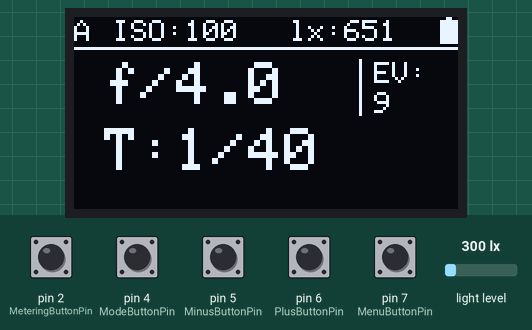
Bench run of a sketch on a simulated Arduino Uno, built with avr-gcc and run on an emulated ATmega328P. On the bench: 128×64 one-colour display. Inputs (shaded band) come from the test bench; at power-on: pin 2 (MeteringButtonPin), pin 4 (ModeButtonPin), pin 5 (MinusButtonPin), pin 6 (PlusButtonPin), pin 7 (MenuButtonPin) HIGH, light level 300 lx. EEPROM starts erased.

Above: at 1.3 s.
1.4 s: pin 7 (MenuButtonPin) pulled LOW for 1 s
At 3.0 s:
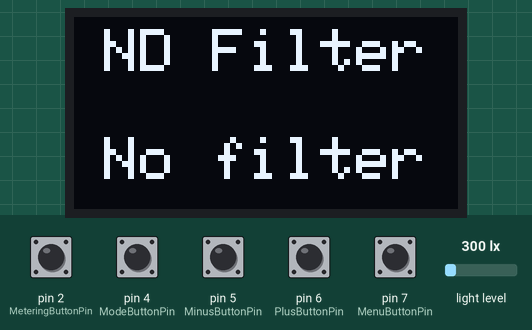
3.9 s: pin 2 (MeteringButtonPin) pulled LOW for 1 s
At 5.9 s:
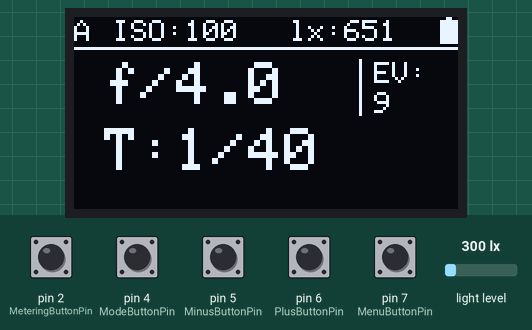
6.4 s: pin 4 (ModeButtonPin) pulled LOW for 0.15 s
At 7.5 s:
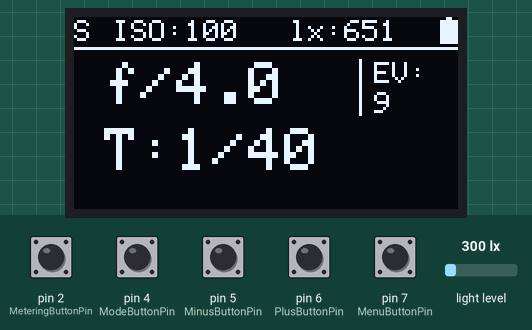
8.0 s: pin 2 (MeteringButtonPin) pulled LOW for 0.15 s
9.6 s: pin 4 (ModeButtonPin) pulled LOW for 1 s
At 9.75 s:
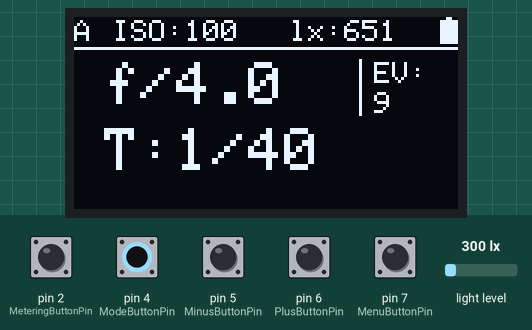
12.1 s: pin 7 (MenuButtonPin) pulled LOW for 1 s
At 12.24 s:
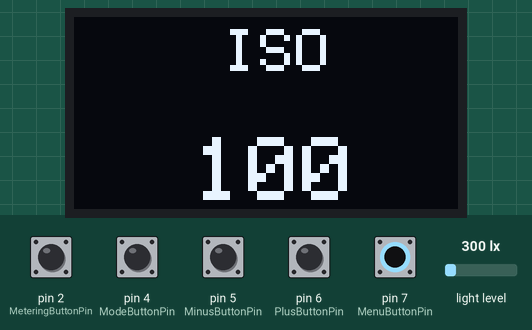
Timing chart, 0 to 15.1 s (numbered marks = the images above; inputs shaded):
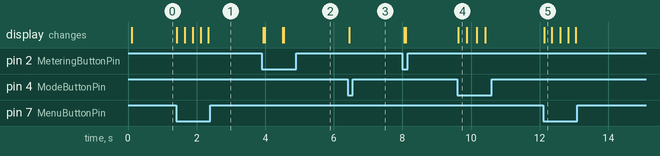

Measured:
- after the input at 1.4 s, the display: first changes at once (image 1 shows a later state)
- after the input at 3.9 s, the display: first changes after 0.05 s (image 2 shows a later state)
- after the input at 6.4 s, the display: changes after 0.05 s (image 3)
- after the input at 9.6 s, the display: changes at once (image 4)
- after the input at 12.1 s, the display: changes at once (image 5)

The sketch:

lightmeter2.0.ino
```cpp
#include <SPI.h>
#include <Wire.h>
#include <Adafruit_GFX.h>
#include <Adafruit_SSD1306.h>
#include <BH1750.h>
#include <EEPROM.h>
#include <avr/sleep.h>
#define SCREEN_WIDTH 128 // OLED display width, in pixels
#define SCREEN_HEIGHT 64 // OLED display height, in pixels

// Declaration for SSD1306 display connected using software SPI (default case):
#define OLED_DC                 11
#define OLED_CS                 12
#define OLED_CLK                8 //10
#define OLED_MOSI               9 //9
#define OLED_RESET              10 //13
Adafruit_SSD1306 display(SCREEN_WIDTH, SCREEN_HEIGHT,
                         OLED_MOSI, OLED_CLK, OLED_DC, OLED_RESET, OLED_CS);

BH1750 lightMeter;

#define DomeMultiplier          2.17
#define MeteringButtonPin       2     // 测光
#define PlusButtonPin           6     //加
#define MinusButtonPin          5     //减
#define ModeButtonPin           4     //AS
#define MenuButtonPin           7     //菜单
#define MeteringModeButtonPin   0
//#define PowerButtonPin          2

// 修改后的参数范围
#define MaxISOIndex             20  // ISO最高到1600
#define MaxApertureIndex        29  // f/1.1到f/32
#define MaxTimeIndex            80
#define MaxNDIndex              13
#define MaxFlashMeteringTime    5000

float   lux;
boolean Overflow = 0;
float   ISOND;
boolean ISOmode = 0;
boolean NDmode = 0;

boolean PlusButtonState;
boolean MinusButtonState;
boolean MeteringButtonState;
boolean ModeButtonState;
boolean MenuButtonState;
boolean MeteringModeButtonState;

boolean ISOMenu = false;
boolean NDMenu = false;
boolean mainScreen = false;

// EEPROM地址
#define ISOIndexAddr        1
#define apertureIndexAddr   2
#define modeIndexAddr       3
#define T_expIndexAddr      4
#define meteringModeAddr    5
#define ndIndexAddr         6

#define defaultApertureIndex 12
#define defaultISOIndex      11
#define defaultModeIndex     0
#define defaultT_expIndex    19

uint8_t ISOIndex =          EEPROM.read(ISOIndexAddr);
uint8_t apertureIndex =     EEPROM.read(apertureIndexAddr);
uint8_t T_expIndex =        EEPROM.read(T_expIndexAddr);
uint8_t modeIndex =         EEPROM.read(modeIndexAddr);
uint8_t meteringMode =      EEPROM.read(meteringModeAddr);
uint8_t ndIndex =           EEPROM.read(ndIndexAddr);

int battVolts;
#define batteryInterval 10000
double lastBatteryTime = 0;

#include "lightmeter.h"

void setup() {
  pinMode(PlusButtonPin, INPUT_PULLUP);
  pinMode(MinusButtonPin, INPUT_PULLUP);
  pinMode(MeteringButtonPin, INPUT_PULLUP);
  pinMode(ModeButtonPin, INPUT_PULLUP);
  pinMode(MenuButtonPin, INPUT_PULLUP);
  pinMode(MeteringModeButtonPin, INPUT_PULLUP);

  //Serial.begin(115200);

  battVolts = getBandgap();

  Wire.begin();
  lightMeter.begin(BH1750::ONE_TIME_HIGH_RES_MODE_2);
  //lightMeter.begin(BH1750::ONE_TIME_LOW_RES_MODE); // for low resolution but 16ms light measurement time.

  display.begin(SSD1306_SWITCHCAPVCC, 0x3D);
  display.setTextColor(WHITE);
  display.clearDisplay();

  // 初始化检查
  if (apertureIndex > MaxApertureIndex) apertureIndex = 12;
  if (ISOIndex > MaxISOIndex) ISOIndex = 11;
  if (T_expIndex > MaxTimeIndex) T_expIndex = 19;
  if (modeIndex > 1) modeIndex = 0;
  if (meteringMode > 1) meteringMode = 0;
  if (ndIndex > MaxNDIndex) ndIndex = 0;

  lux = getLux();
  refresh();
}

void loop() {
  if (millis() >= lastBatteryTime + batteryInterval) {
    lastBatteryTime = millis();
    battVolts = getBandgap();
  }

  readButtons();
  menu();

  if (MeteringButtonState == 0) {
    SaveSettings();
    lux = 0;
    refresh();

    if (meteringMode == 0) {
      lightMeter.configure(BH1750::ONE_TIME_HIGH_RES_MODE_2);
      lux = getLux();
      if (Overflow == 1) {
        delay(10);
        getLux();
      }
      refresh();
      delay(200);
    } else {
      lightMeter.configure(BH1750::CONTINUOUS_LOW_RES_MODE);

      unsigned long startTime = millis();
      uint16_t currentLux = 0;
      lux = 0;

      while (true) {
        // check max flash metering time
        if (startTime + MaxFlashMeteringTime < millis()) {
          break;
        }

        currentLux = getLux();
        delay(16);

        if (currentLux > lux) {
          lux = currentLux;
        }
      }

      refresh();
    }
  }
}
```

Source omitted: lightmeter.h (15804 bytes)
